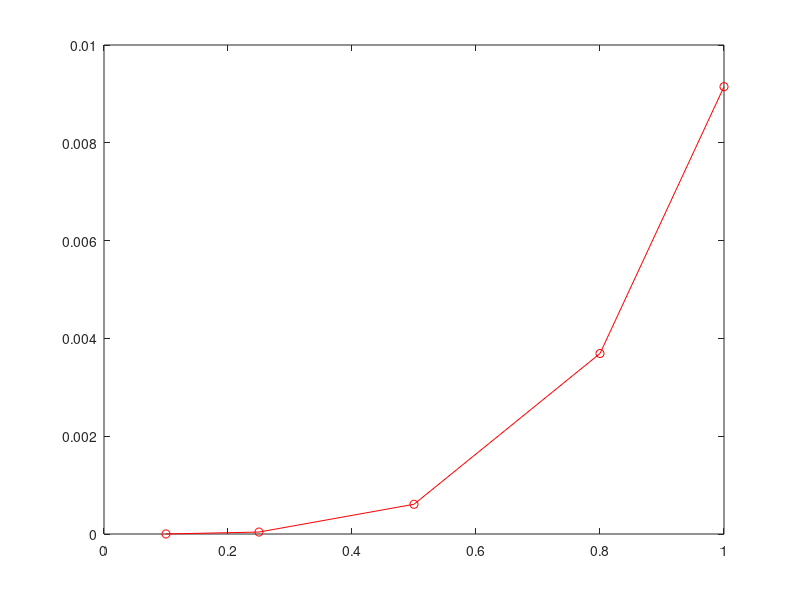

Source code (MATLAB):
clear
clf

hList = [0.1,0.25,0.5,0.8,1];
hold on
for i=1:5
    h = hList(i);
    x=-4:h:4;
    m=length(x);
    k = 1;
   
    D=-30*eye(m);
    D=D+16*diag(ones(m-1,1),+1);
    D=D+16*diag(ones(m-1,1),-1);
    D=D-diag(ones(m-2,1), +2);
    D=D-diag(ones(m-2,1), -2);
    D=D/(12*h^2);
    D=-0.5*D; % factor for schrodinger equation
    V=0.5*k*diag(x.^2);
        
    A=D+V;
    
    [vmat, emat] = eig(A);
    plot(x, vmat(:,1), 'r-')
    error = abs(emat(1,1)-0.5);
    E(i) = error;
end
hold off
clf
figure(2)
plot(hList,E, 'ro-')



